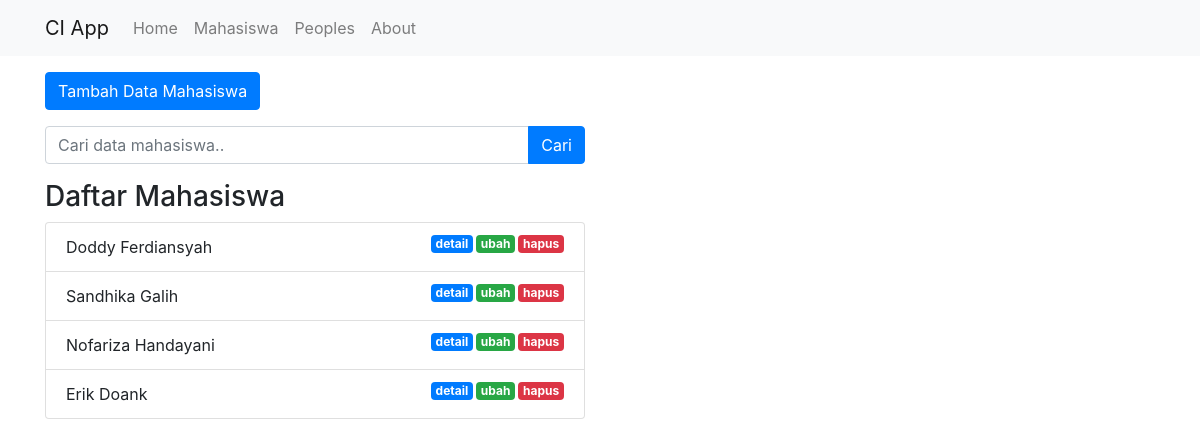
Screenshot of /index.php/mahasiswa with the database file from the repository.
### tables this page shows
CREATE TABLE `mahasiswa` (
  `id` int(11) NOT NULL,
  `nama` varchar(100) NOT NULL,
  `nrp` varchar(100) NOT NULL,
  `email` varchar(100) NOT NULL,
  `jurusan` varchar(100) NOT NULL
);

### application/controllers/Mahasiswa.php (called while the page is built, shortened)
<?php
class Mahasiswa extends CI_Controller
{
    public function __construct()
    {
        $this->load->model('Mahasiswa_model');
        $this->load->library('form_validation');
    }
    public function index()
    {
        $data['judul'] = 'Daftar Mahasiswa';
        $data['mahasiswa'] = $this->Mahasiswa_model->getAllMahasiswa();
        $this->load->view('templates/header', $data);
        $this->load->view('mahasiswa/index', $data);
        $this->load->view('templates/footer');
    }
}

### index.php (called while the page is built, shortened)
<?php
require_once BASEPATH.'core/CodeIgniter.php';

### application/models/Mahasiswa_model.php (called while the page is built, shortened)
<?php
class Mahasiswa_model extends CI_model {
    public function getAllMahasiswa()
    {
        return $this->db->get('mahasiswa')->result_array();
    }
}

### application/views/mahasiswa/index.php (the view, shortened to what this page needs)
<div class="container">
    <div class="row mt-3">
        <div class="col-md-6">
            <a href="<?= base_url(); ?>mahasiswa/tambah" class="btn btn-primary">Tambah
                Data Mahasiswa</a>
        </div>
    </div>
    <div class="row mt-3">
        <div class="col-md-6">
            <form action="" method="post">
                <div class="input-group">
                    <input type="text" class="form-control" placeholder="Cari data mahasiswa.." name="keyword">
                    <div class="input-group-append">
                        <button class="btn btn-primary" type="submit">Cari</button>
                    </div>
                </div>
            </form>
        </div>
    </div>
    <div class="row mt-3">
        <div class="col-md-6">
            <h3>Daftar Mahasiswa</h3>
            <ul class="list-group">
                <?php foreach ($mahasiswa as $mhs) : ?>
                <li class="list-group-item">
                    <?= $mhs['nama']; ?>
                    <a href="<?= base_url(); ?>mahasiswa/hapus/<?= $mhs['id']; ?>"
                        class="badge badge-danger float-right tombol-hapus">hapus</a>
                    <a href="<?= base_url(); ?>mahasiswa/ubah/<?= $mhs['id']; ?>"
                        class="badge badge-success float-right">ubah</a>
                    <a href="<?= base_url(); ?>mahasiswa/detail/<?= $mhs['id']; ?>"
                        class="badge badge-primary float-right">detail</a>
                </li>
                <?php endforeach; ?>
            </ul>
        </div>
    </div>
</div>

### assets/css/style.css (style rules this page uses)
.badge { margin-left: 3px; }

### rows the page displays
mahasiswa: nama "Doddy Ferdiansyah"
mahasiswa: nama "Sandhika Galih"
mahasiswa: nama "Nofariza Handayani"
mahasiswa: nama "Erik Doank"
